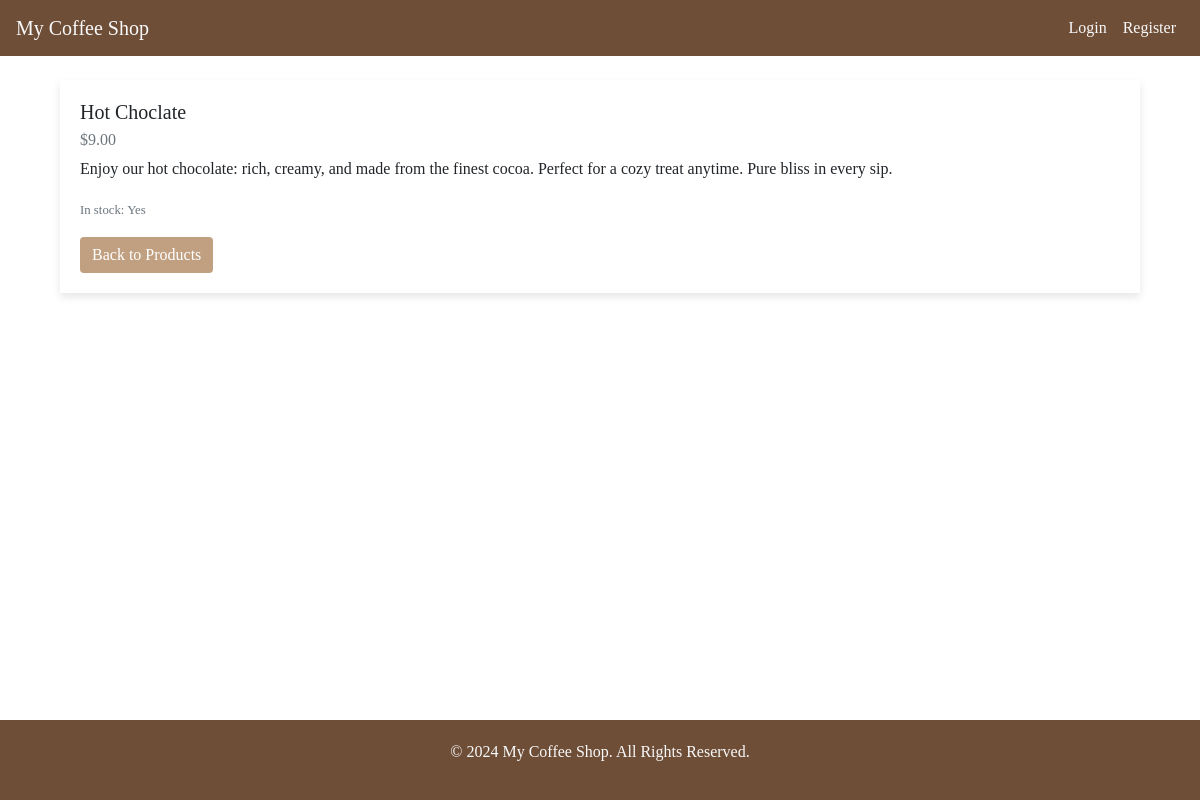
Screenshot of /product/4/ with the database file from the repository.
### shop/models.py (models this page shows, shortened)
class Product(models.Model):
    name = models.CharField(max_length=100)
    description = models.TextField()
    price = models.DecimalField(max_digits=6, decimal_places=2)
    in_stock = models.BooleanField(default=True)

### shop/views.py (the view)
# urls.py: path('product/<int:pk>/', product_detail, name='product_detail'),
def product_detail(request, pk):
    product = get_object_or_404(Product, pk=pk)
    return render(request, 'shop/product_detail.html', {'product': product})

### shop/templates/shop/product_detail.html (shortened to what this page needs)
{% extends 'base.html' %}
{% block content %}
<div class="container mt-4">
    <div class="card">
        <div class="card-body">
            <h5 class="card-title">{{ product.name }}</h5>
            <h6 class="card-subtitle mb-2 text-muted">${{ product.price }}</h6>
            <p class="card-text">{{ product.description }}</p>
            <p class="card-text"><small class="text-muted">In stock: {{ product.in_stock|yesno:"Yes,No" }}</small></p>
            <a href="{% url 'home' %}" class="btn btn-secondary">Back to Products</a>
        </div>
    </div>
</div>
{% endblock %}

### static/css/styles.css (style rules this page uses)
html, body { height: 100%; }
body { display: flex; flex-direction: column; margin: 0; }
.container { flex: 1; }

### templates/base.html (style rules this page uses)
body { font-family: 'Lora', serif; }
.card { border: none; border-radius: 0; box-shadow: 0 4px 8px rgba(0,0,0,0.1); }
.btn-secondary { background-color: #c0a080; border: none; }

### rows the page displays
Product: name "Hot Choclate", price "9.00", description "Enjoy our hot chocolate: rich, creamy, and made from the finest cocoa. Perfect for a cozy treat anytime. Pure bliss in every sip.", in_stock "Yes"
